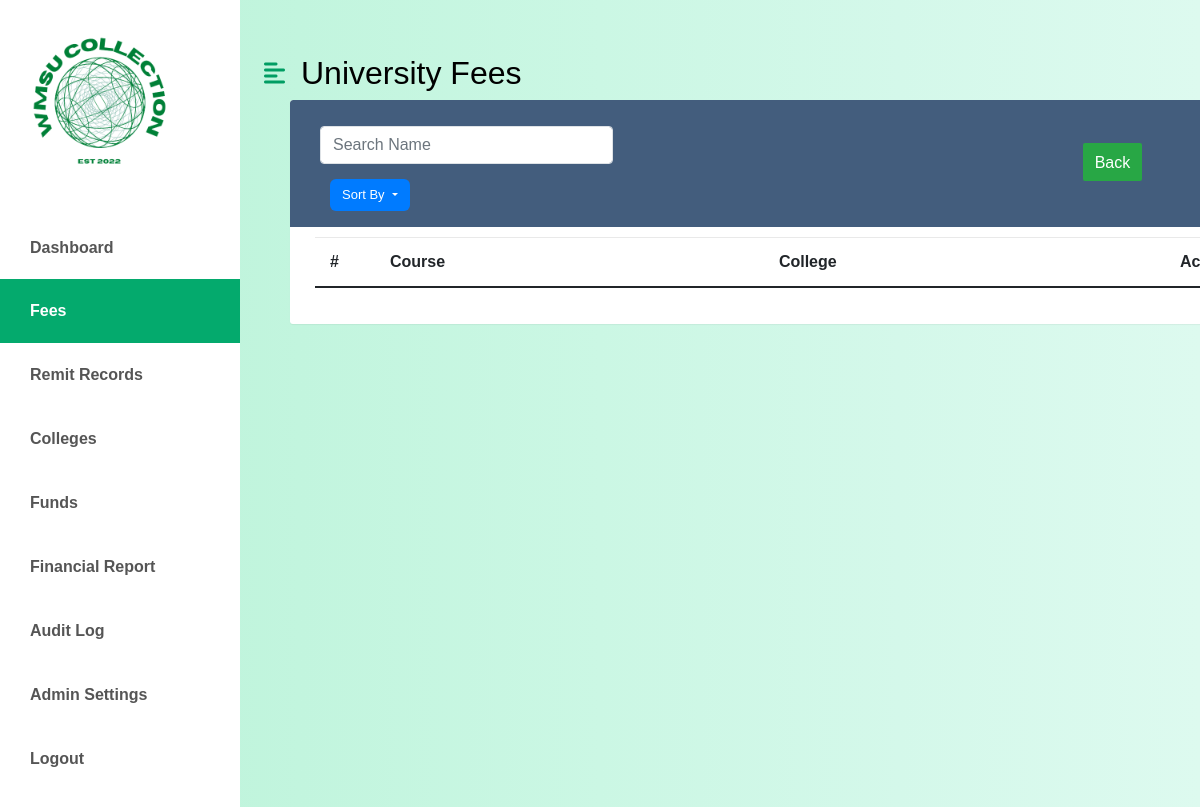
The page /college/view_program.php?college_id=2 (signed in) on the database as committed earlier.
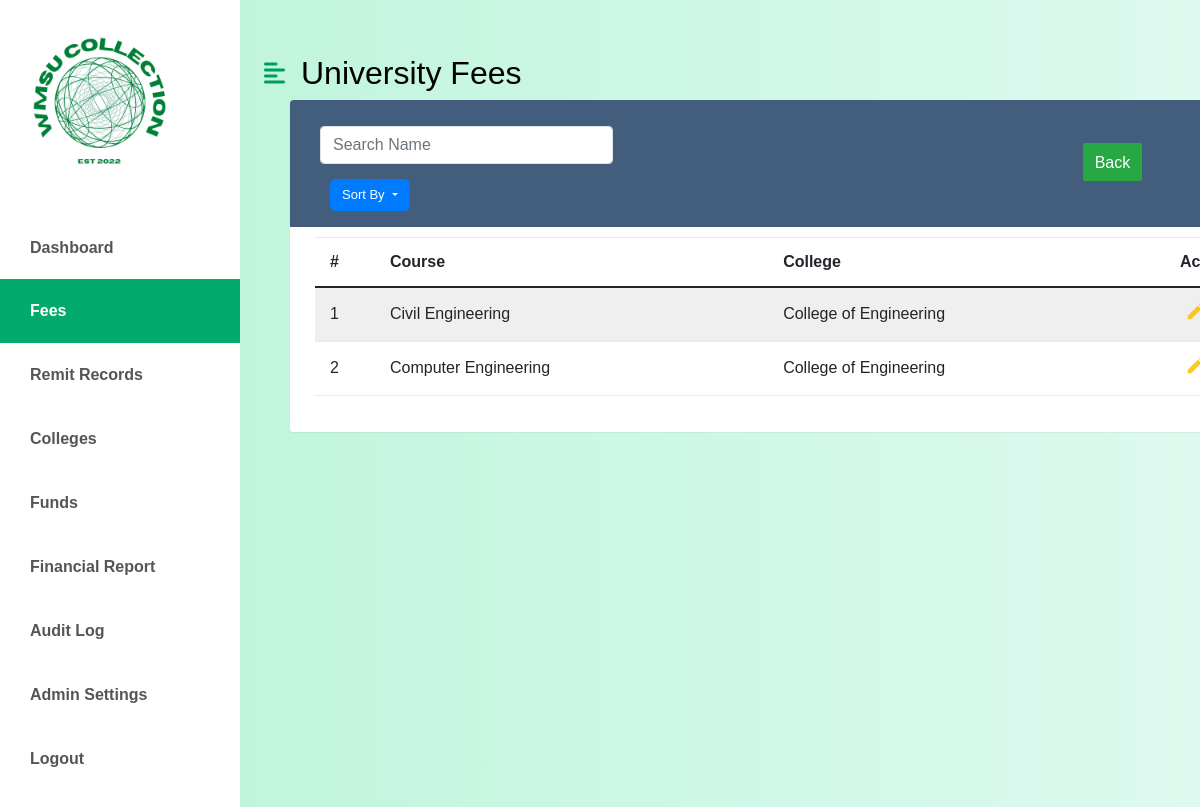
The same page on the database as committed later.
### tables this page shows
CREATE TABLE `programs` (
  `id` int(11) NOT NULL,
  `program_name` varchar(50) NOT NULL,
  `college_id` int(11) NOT NULL
);

CREATE TABLE `colleges` (
  `id` int(11) NOT NULL,
  `college_name` varchar(50) NOT NULL,
  `college_code` varchar(8) DEFAULT NULL
);

### classes/program.class.php (called while the page is built, shortened)
<?php
require_once 'database.class.php';
class Program {
    protected $db;
    function __construct() {
        $this->db = new Database();
    }
    function showAllDetailsByProgramId($college_id) {
        $sql = "SELECT p.program_name, p.id, p.college_id, c.college_name, c.college_code
                FROM programs p
                JOIN colleges c ON p.college_id = c.id
                WHERE p.college_id = :college_id";
        $stmt = $this->db->connect()->prepare($sql);
        $stmt->bindValue(':college_id', $college_id, PDO::PARAM_INT);
        $stmt->execute();
        return $stmt->fetchAll(PDO::FETCH_ASSOC);
    }
}
?>

### classes/database.class.php (called while the page is built)
<?php
class Database {
    private $host = 'localhost';
    private $username = 'root';
    private $password = '';
    private $database = 'wmsu';
    protected $connection;
    public function connect() {
        try {
            $dsn = "mysql:host=$this->host;dbname=$this->database;charset=utf8mb4";
            $options = [
                PDO::ATTR_ERRMODE => PDO::ERRMODE_EXCEPTION,
                PDO::ATTR_DEFAULT_FETCH_MODE => PDO::FETCH_ASSOC,
                PDO::ATTR_EMULATE_PREPARES => false,
            ];
            $this->connection = new PDO($dsn, $this->username, $this->password, $options);
        } catch (PDOException $e) {
            echo "Connection error: " . $e->getMessage();
            die();
        }
        return $this->connection;
    }
}
?>

### college/view_program.php (the view, shortened to what the changed rows need)
<?php
	require_once '../classes/database.class.php';
    require_once '../classes/program.class.php';
?>
<!doctype html>
<html lang="en" class="no-js">
  <html>
    <head>
    <link href="https://cdn.jsdelivr.net/npm/bootstrap@5.0.0-beta3/dist/css/bootstrap.min.css" rel="stylesheet" />
    <link rel="stylesheet" href="https://cdnjs.cloudflare.com/ajax/libs/font-awesome/5.15.3/css/all.min.css" />
	<link rel="stylesheet" href="https://stackpath.bootstrapcdn.com/bootstrap/4.5.0/css/bootstrap.min.css">
	<link rel="stylesheet" href="https://maxcdn.bootstrapcdn.com/font-awesome/4.7.0/css/font-awesome.min.css">
    <link rel="stylesheet" href="../css/fees.css" />
    </head>
      <body>
      <div class="d-flex" id="wrapper">
		<div class="table-responsive">
	<div id="page-content-wrapper">
    <nav class="navbar navbar-expand-lg navbar-light bg-active py-4 px-4">
        <div class="d-flex align-items-center">
            <h2 class="fs-2 m-0">University Fees</h2>
        </div>
    </nav>
		<div class="table-wrapper">
            <?php
if (isset($_GET['college_id'])) {
    $CollegeId = $_GET['college_id'];
    $Program = new Program();
    $ProgramData = $Program->showAllDetailsByProgramId($CollegeId);
?>
    <table class="table table-striped table-hover">
        <thead>
            <tr>
                <th>#</th>
                <th>Course</th>
                <th>College</th>
                <th>Action</th>
            </tr>
        </thead>
        <tbody>
            <?php
                $i = 1;
                foreach($ProgramData as $Program) {
            ?>
                <tr>
                    <td><?php echo $i; ?></td>
                    <td><?php echo $Program['program_name']; ?></td>
                    <td><?php echo $Program['college_name']; ?></td>
                    <td>
                    <a href="#editFeesModal<?php echo $i; ?>" class="edit" data-toggle="modal">
                <i class="material-icons" data-toggle="tooltip" title="Edit">&#xE254;</i>
                </a>
                </td>
                </tr>
            <?php
                    $i++;
                }
            } else {
                echo "College ID:";
                echo "No College specified.";
            }
            ?>
        </tbody>
    </table>
</body>
</html>

Rows that differ between the two databases and show on the page:
added programs: program_name "Civil Engineering", college.college_name "College of Engineering"
added programs: program_name "Computer Engineering", college.college_name "College of Engineering"
